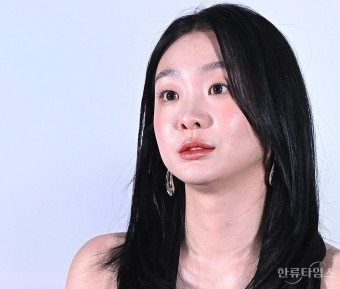
#> input picture Face-recognition-using-CNN/download/1/0295.jpg, 340 x 289 px, given as the content of the folder ./download/21/, which was not available
$ python crop_face.py
#> lines starting #> are read from the running program, lines starting #| are printed output that depends on the picture; pictures that were not available may be replaced by others from this repository, and a replacement may not be noted
#> further down, image is the input picture: shape (289, 340, 3); mean B, G, R 173.4, 159.5, 166.2
import cv2
import os

def Cutting_face_save(image, save_dir, num):
#> called with save_dir = 'img/21/', num = 0
    face_cascade = cv2.CascadeClassifier('haarcascade_frontalface_default.xml')
    gray = cv2.cvtColor(image, cv2.COLOR_BGR2GRAY)
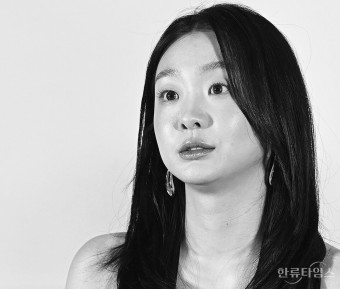
#> gray: shape (289, 340); min 2, max 251, mean 163.1
    faces = face_cascade.detectMultiScale(gray, 1.3, 5)
#> faces = [[131, 53, 121, 121]]
    for i, (x, y, w, h) in enumerate(faces):
        cropped = image[y: y+h, x: x+w]
        resize = cv2.resize(cropped, (180, 180))

        # 저장할 디렉토리가 없으면 생성
        os.makedirs(save_dir, exist_ok=True)

        # 이미지 저장하기
        save_path = os.path.join(save_dir, f"{num}.jpg")
        cv2.imwrite(save_path, resize)
        print(f"Saved: {save_path}")
#> this loop made 1 pass
#| Saved: img/21/0.jpg
#> pass 1, in Cutting_face_save, `cropped = image[y: y+h, x: x+w]`:
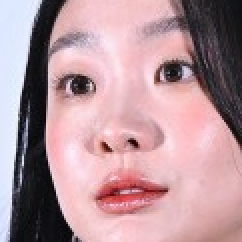
#> cropped: shape (121, 121, 3) (shown 2 times larger); mean B, G, R 154.7, 148.2, 180.8
#> pass 1, in Cutting_face_save, `resize = cv2.resize(cropped, (180, 180))`:
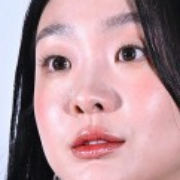
#> resize: shape (180, 180, 3); mean B, G, R 154.6, 148.1, 180.7


# 이미지 파일 경로
# path_dir = "./download/"
# path_list = os.listdir(path_dir)
path_list = [21]
for name in path_list:
    path_d =  f"./download/{name}/"
    file_list = os.listdir(path_d)
    # 각 이미지에 대해 얼굴을 잘라서 저장
    for num,file_name in enumerate(file_list):
        image = cv2.imread(os.path.join(path_d, file_name))
        Cutting_face_save(image, f"img/{name}/", num)

$ run again, on Face-recognition-using-CNN/download/12/0184.jpg
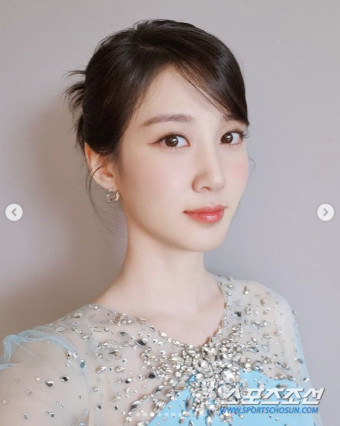
#> input picture Face-recognition-using-CNN/download/12/0184.jpg, 340 x 426 px, given as the content of the folder ./download/21/, which was not available
#> image is the input picture: shape (426, 340, 3); mean B, G, R 161.3, 162, 172.3
#> in Cutting_face_save, `gray = cv2.cvtColor(image, cv2.COLOR_BGR2GRAY)`:
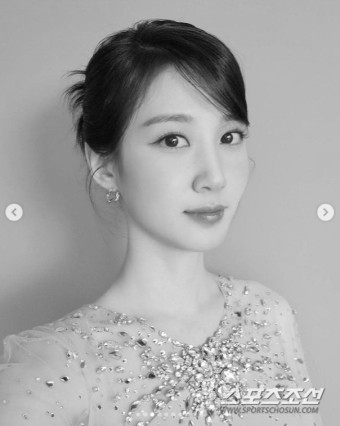
#> gray: shape (426, 340); min 5, max 255, mean 165
#> faces = [[108, 71, 179, 179]]
#> the loop in Cutting_face_save, `for i, (x, y, w, h) in enumerate(faces):` made 1 pass
#> (printed output is left out)
#> pass 1, in Cutting_face_save, `cropped = image[y: y+h, x: x+w]`:
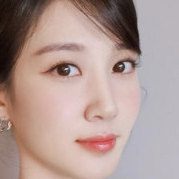
#> cropped: shape (179, 179, 3); mean B, G, R 148.8, 154, 176.8

$ run again, on Face-recognition-using-CNN/download/12/0199.jpg
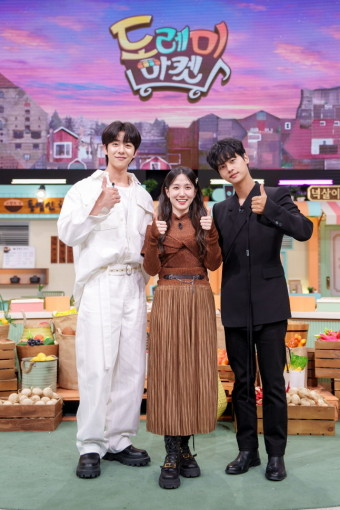
#> input picture Face-recognition-using-CNN/download/12/0199.jpg, 340 x 510 px, given as the content of the folder ./download/21/, which was not available
#> image is the input picture: shape (510, 340, 3); mean B, G, R 136.6, 126.6, 148.3
#> in Cutting_face_save, `gray = cv2.cvtColor(image, cv2.COLOR_BGR2GRAY)`:
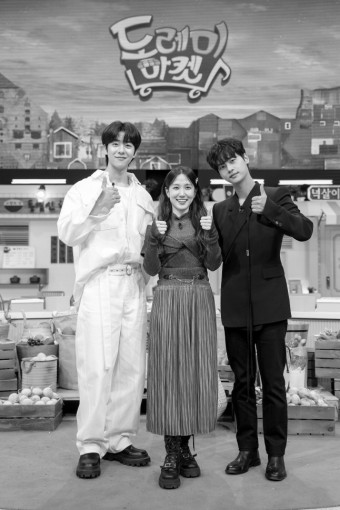
#> gray: shape (510, 340); min 0, max 255, mean 134.2
#> faces = [[166, 175, 32, 32]]
#> the loop in Cutting_face_save, `for i, (x, y, w, h) in enumerate(faces):` made 1 pass
#> (printed output is left out)
#> pass 1, in Cutting_face_save, `resize = cv2.resize(cropped, (180, 180))`:
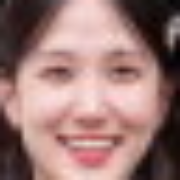
#> resize: shape (180, 180, 3); mean B, G, R 117.3, 121.1, 156.2
